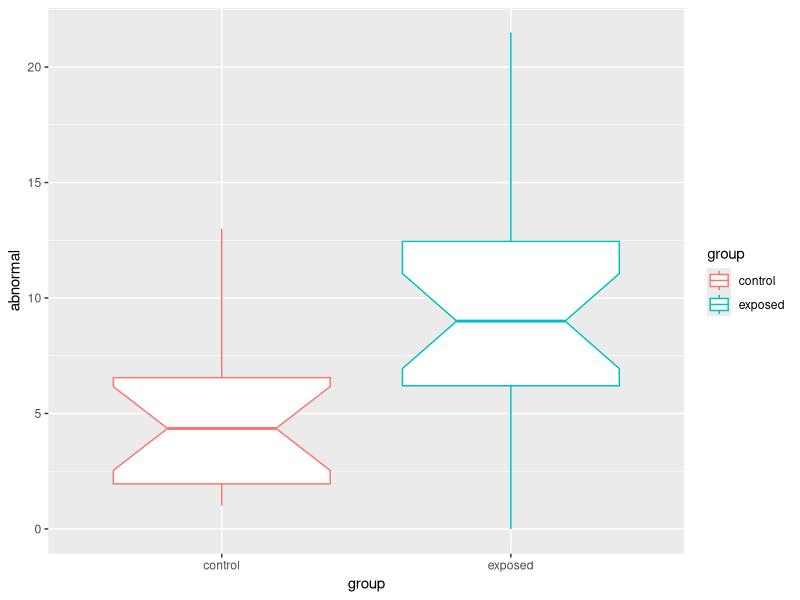
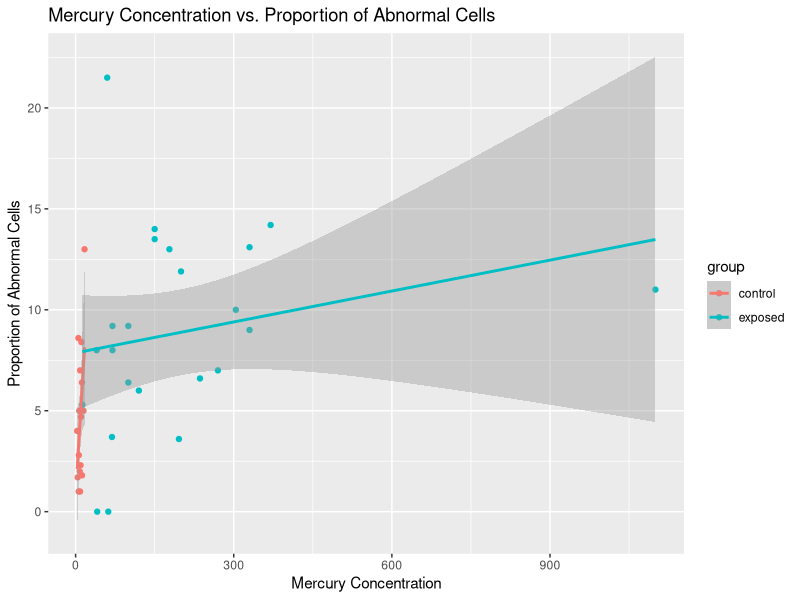
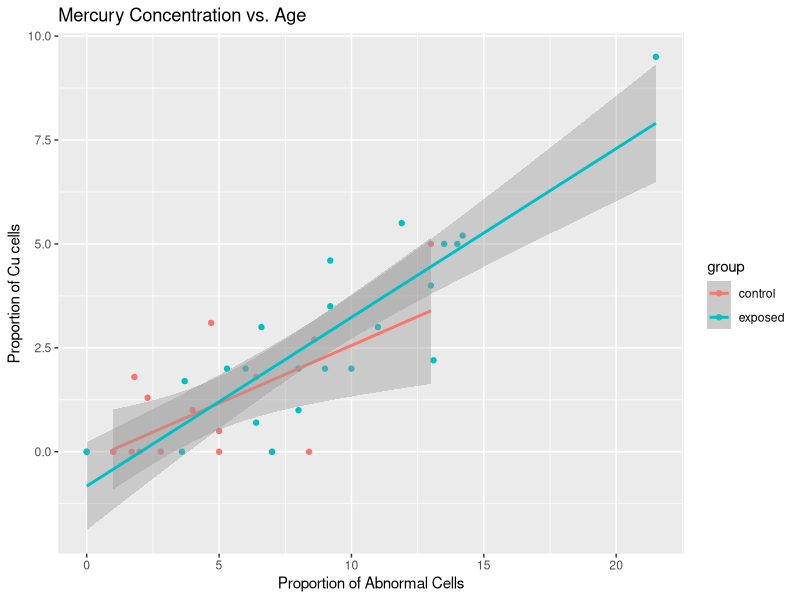

These charts were generated, in order, by the following R code:
## ---- chunk 1
#| echo: false
library(tidyverse)
library(ggpubr)
## ---- chunk 2
library(coin)
data(mercuryfish)
head(mercuryfish)

# EDA: do a boxplot
ggplot(mercuryfish, aes(x = group, y = abnormal)) +
  geom_boxplot(aes(colour = group), notch = TRUE)

# Looking at the above figure, we see that there is a statistically
# significant difference between the two groups. We will now test the
# assumption.

# Testing assumptions
# 1. Normality

# Shapiro-Wilk test
# H0: The data are normally distributed
# Ha: The data are not normally distributed

shapiro.test(mercuryfish$abnormal[mercuryfish$group == "control"])
shapiro.test(mercuryfish$abnormal[mercuryfish$group == "exposed"])

# We see that the data are normally distributed.

# Test homogeneity of variances

# Levene's test

# H0: The variances are equal
# Ha: The variances are not equal

car::leveneTest(abnormal ~ group, data = mercuryfish)

# We can therefore go ahead and perform the test.
# We select a Student's two sample t-test

t.test(abnormal ~ group, var.equal = TRUE, data = mercuryfish)

# We now have confirmation that the presence of methyl-mercury in a diet
# will have a significant effect on the proportion of cellular abnormalities.
## ---- chunk 3
  # EDA: Scatterplot of mercury concentration vs. proportion of abnormal
  # cells
  
  ggplot(mercuryfish, aes(x = mercury, y = abnormal, color = group)) +
    geom_point() +
    geom_smooth(method = "lm", se = TRUE) +
    labs(title = "Mercury Concentration vs. Proportion of Abnormal Cells",
         x = "Mercury Concentration",
         y = "Proportion of Abnormal Cells")
  
  # Test normality of the data
  
  shapiro.test(mercuryfish$mercury[mercuryfish$group == "control"])
  shapiro.test(mercuryfish$mercury[mercuryfish$group == "exposed"])
  
  # We see that the mercury concentrations are normally distributed for the 
  # control group (we do not reject H0) but not for the exposed group
  # (we reject H0); earlier we have seen that the response variable
  # (abnormalities) is normal for both the control and the exposed groups
  
  # But since we want to model a linear relationship, now is not quite the
  # right time to do the tests for normality -- we want to do this for the
  # residuals of the model (that is, we fit the model first, and then test 
  # the residuals for normality)
  
  # We also see from the scatterplot that the data might be approximately
  # linear for the exposed group, but not for the control group where the
  # data are more scattered around very low mercury concentrations near
  # zero
   
  # We also see from the very wide confidence inrtervals that the model is
  # not very good at predicting the proportion of abnormal cells from
  # mercury concentration in the blood in the exposed group; my guess is
  # that there will not be a linear relationship between mercury
  # concentration and the proportion of abnormal cells in the control or
  # exposed groups
   
  # We can proceed with a linear regression model to assess the
  # relationship
  
  # Fit a linear regression model to assess the relationship between
  # mercury concentration and the proportion of abnormal cells
  # H0(1): There is no relationship between mercury concentration and the
  # proportion of abnormal cells
  # Ha(1): There is a relationship between mercury concentration and the
  # proportion of abnormal cells
  # H0(2): The relationship between mercury concentration and the
  # proportion of abnormal cells does not differ between the control and
  # exposed groups
  # Ha(2): The relationship between mercury concentration and the
  # proportion of abnormal cells differs between the control and exposed
  # groups
  
  model.lm <- lm(abnormal ~ mercury + group, data = mercuryfish)
  summary(model.lm)
  
  # We can now check the residuals for normality in the two groups
  # which will confirm that the model is appropriate (or not)
  
  mercuryfish$residuals <- residuals(model.lm)
  shapiro.test(mercuryfish$residuals[mercuryfish$group == "control"])
  shapiro.test(mercuryfish$residuals[mercuryfish$group == "exposed"])
  
  # We see that the residuals are normally distributed for both groups
  # and hence using a linear model was appropriate

  # The p-value for the interaction term not less than 0.05, indicating
  # that the relationship between mercury concentration and the proportion
  # of abnormal cells does not differ between the control and exposed
  # groups -- we can reject Ha(1) and Ha(2)
  # If we wanted to (recommended), we could refit the model without the 
  # interaction term
  
    
  # What do we conclude?
  # The proportion of abnormal cells differs significantly between the
  # control and exposed groups, with the exposed group exhibiting a higher
  # proportion of abnormal cells. However, the relationship between mercury
  # concentration and the proportion of abnormal cells does not differ
  # between the two groups.
  # There is a good amount of scatter in the amount of cell abnormalities
  # even in just the control group, which suggests that mercury
  # concentration alone may not be a strong predictor of cellular
  # abnormalities. Increasing the amount of mercury in the blood does not
  # necessarily lead to a linear increase but it certainly does account
  # for a few of the highest values seen in the exposed group.
## ---- chunk 4
  # EDA: Scatterplot of mercury concentration vs. age
  
  ggplot(mercuryfish, aes(x = abnormal, y = ccells, color = group)) +
    geom_point() +
    geom_smooth(method = "lm", se = TRUE) +
    labs(title = "Mercury Concentration vs. Age",
         x = "Proportion of Abnormal Cells",
         y = "Proportion of Cu cells")
  
  # We see that there is a clear linear relationship between abnormal cell
  # proportion and Cu cell proportion in both groups, and the confidence
  # intervals are narrow(-ish), indicating that the model could be
  # reasonably good at predicting Cu cell proportion from the proportion of
  # abnormal cells
  
  # We know the relationship between continuous covariates is linear and
  # may therefore proceed with a linear regression model; the remaining
  # assumptions will be tested afterwards
  
  # Fit a linear regression model to assess the relationship between the 
  # proportion of Cu cells and the proportion of abnormal cells
  # H0(1): There is no relationship between the proportion of Cu cells and
  # the proportion of abnormal cells
  # Ha(1): There is a relationship between the proportion of Cu cells and
  # the proportion of abnormal cells
  # H0(2): The relationship between the proportion of Cu cells and the
  # proportion of abnormal cells does not differ between the control and
  # exposed groups
  # Ha(2): The relationship between the proportion of Cu cells and the
  # proportion of abnormal cells differs between the control and exposed
  # groups
  
  model.lm2 <- lm(ccells ~ abnormal + group, data = mercuryfish)
  summary(model.lm2)

  # We can now check the residuals for normality in the two groups
  # which will confirm that the model is appropriate (or not)
  
  mercuryfish$residuals2 <- residuals(model.lm2)
  shapiro.test(mercuryfish$residuals2[mercuryfish$group == "control"])
  shapiro.test(mercuryfish$residuals2[mercuryfish$group == "exposed"])
  
  # We see that the residuals are normally distributed for both groups
  # and hence using a linear model was appropriate

  # The p-value 'abnormal' term is less than 0.05, indicating that the
  # relationship between the proportion of abnormal cells and the
  # proportion of Cu cells is significant -- we accept Ha(1)
  # The p-value for the interaction term is not less than 0.05, indicating
  # that the relationship between the proportion of abnormal cells and the
  # proportion of Cu cells does not differ between the control and exposed
  # groups -- we do not reject H0(2)
    
  # What do we conclude?
  # The proportion of Cu cells is significantly related to the proportion
  # of abnormal cells, with a higher proportion of abnormal cells
  # corresponding to a higher proportion of Cu cells. This relationship
  # does not differ between the control and exposed groups. The model is
  # appropriate for predicting the proportion of Cu cells from the
  # proportion of abnormal cells, as the residuals are normally distributed
  # for both groups.
  
  # Alternative approaches for assigning marks: Instead of doing a linear
  # regression with interaction term, which I did not formally teach,
  # equally justified are individual linear regressions for each group
  # and using the confidence intervals to make inferences. This would
  # involve fitting two linear regression models, one for each group, and
  # comparing the confidence intervals of the coefficients to determine if
  # the relationship between the proportion of Cu cells and the proportion
  # of abnormal cells differs between the two groups. This would apply to
  # all the other questions as well.
  
  # Or, in part (c), we could have done correlations for each group and
  # compared the correlation coefficients to determine if the relationship
  # between the proportion of abnormal cells and the proportion of Cu cells
  # differs between the two groups.
